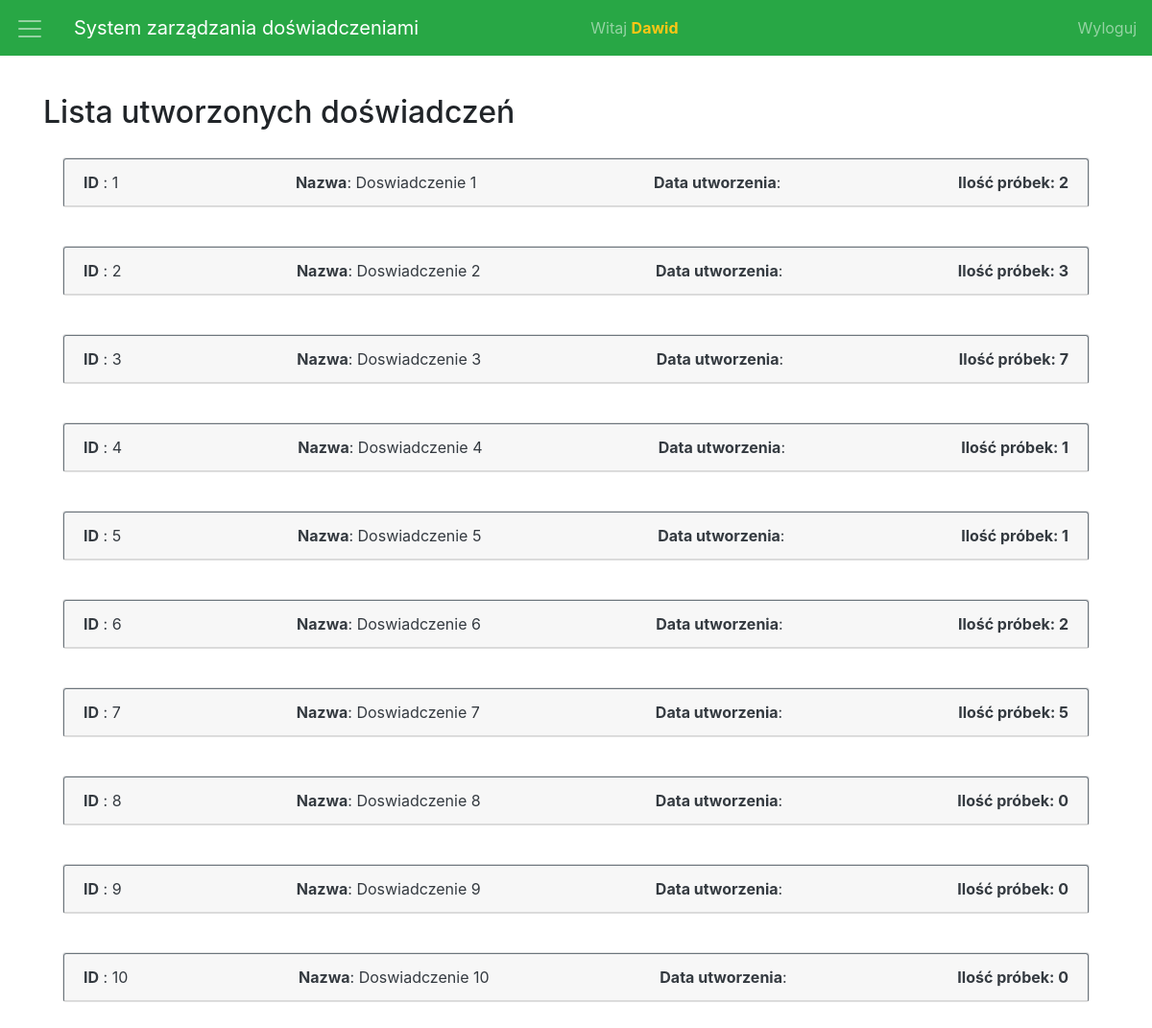
Page /laborant_experiments.php (signed in) on the committed database.
### tables this page shows
CREATE TABLE experiments (
    experiment_id INT AUTO_INCREMENT NOT NULL PRIMARY KEY,
    experiment_name VARCHAR(100) NOT NULL,
    area_id INT NOT NULL,
    plant_id INT NOT NULL,
    fertilizer_id INT NOT NULL,
    is_done BOOL,
    create_date TIMESTAMP
);

### laborant_experiments.php (the view, shortened to what this page needs)
<!DOCTYPE html>
<html lang="pl">
<head>
    <link rel="stylesheet" href="https://maxcdn.bootstrapcdn.com/bootstrap/4.0.0-beta.2/css/bootstrap.min.css">
</head>
<body>
    <div class="container-fluid" id="main">
        <nav class="row justify-content-center navbar navbar-dark bg-success">
            <div class="navbar-brand" id="menu">
                <span style="cursor:pointer" class="navbar-toggler-icon" onclick="openNav()"></span>
            </div>
            <a class="col navbar-brand" href="laborant_experiments.php">
                System zarządzania doświadczeniami
            </a>
            <div class="d-flex col navbar-item">
                <div class="navbar-text">
                    Witaj <strong style="color: #fcc616"><?php echo $_SESSION["name"]; ?></strong>
                </div>
            </div>
            <div class="navbar-nav">
                <a class="ml-auto my-auto nav-link" href="logout.php">
                    Wyloguj
                </a>
            </div>
        </nav>
        <div class="container">
            <div class="row justify-content-center">
                <div class="col">
                    <div class="row p-2 m-2 text-center justify-content-center">
                    </div>
                    <h2 class="header mt-3">Lista utworzonych doświadczeń</h2>
                    <?php
                    require_once "credentials.php";
                    try {
                        $conn = new mysqli($host, $db_user, $db_password, $db_name);
                        if ($conn->connect_errno != 0) {
                            throw new Exception(mysqli_connect_errno());
                        } else {
                            $conn->set_charset("utf8");
                            $query =
                            "SELECT experiment_id, experiment_name, plant_name, fertilizer_name, is_done, create_date
                            FROM experiments AS e INNER JOIN plants AS p ON e.plant_id = p.plant_id
                            INNER JOIN fertilizers AS f ON e.fertilizer_id = f.fertilizer_id
                            ORDER BY experiment_id";
                            $result = $conn->query($query);
                            $number_of_experiments = $result->num_rows;
                            if ($number_of_experiments > 0) {
                                while ($row = $result->fetch_assoc()) {
                                    $experiments_query = "SELECT count(sample_id) AS count FROM samples where experiment_id = " . $row['experiment_id'];
                                    $experiments = $conn->query($experiments_query);
                                    $experiments = $experiments->fetch_assoc();
                                    echo '
                                    <div class="card-body">
                                        <div id="accordion' . $row['experiment_id'] . '" role="tablist">
                                            <div class="card">
                                                <div class="btn btn-outline-secondary card-header text-dark d-flex justify-content-between" role="tab" id="experiment_' . $row['experiment_id'] . '" type="button" data-toggle="collapse" data-target="#sample_' . $row['experiment_id'] . '" aria-expanded="false" aria-controls="sample_' . $row['experiment_id'] . '">
                                                    <span><strong>ID</strong> : ' . $row['experiment_id'] . ' </span>
                                                    <span><strong>Nazwa</strong>: ' . $row['experiment_name'] . ' </span>
                                                    <span><strong>Data utworzenia</strong>: ' . $row['create_date'] . ' </span>
                                                    <span><strong>Ilość próbek: ' . $experiments['count'] . '</strong></span>
                                            </div>
                                            <div id="sample_' . $row['experiment_id'] . '" class="collapse" role="tabpanel" aria-labelledby="experiment_' . $row['experiment_id'] . '" data-parent="#accordion' . $row['experiment_id'] . '">
                                                <div class="card-body">
                                                    <h4>Lista probek (<strong>Roślina</strong>: ' . $row['plant_name'] . ' <strong>Nawóz</strong>: ' . $row['fertilizer_name'] . ')</h4>
                                                    <table class="table table-striped table-hover">
                                                        <tbody>';
                                    echo '
                                                </tr>
                                            </form>
                                        </tbody>
                                    </table>
                                    <div class="d-flex flex-row-reverse">';
                                    echo '
                                                        </div>
                                                    </div>
                                                </div>
                                            </div>
                                        </div>
                                    </div>';
                                }
                            } else {
                                echo '<div>Brak doświadczeń</div>';
                            }
                        }
                    } catch (Exception $e) {
                        echo '<p class="red">Błąd serwera!</p>';
                        echo '<br><p>Informacja: ' . $e . '</p>';
                    }
                    ?>
                </div>
            </div>
        </div>
    </div>
</body>
</html>

### laborant_experiments.php (style rules this page uses)
body { transition: background-color .5s; margin-bottom: 50px; }
#main { transition: margin-left .5s; }

### rows in the picture
experiments: experiment_id "1", experiment_name "Doswiadczenie 1", count "2"
experiments: experiment_id "2", experiment_name "Doswiadczenie 2", count "3"
experiments: experiment_id "3", experiment_name "Doswiadczenie 3", count "7"
experiments: experiment_id "4", experiment_name "Doswiadczenie 4", count "1"
experiments: experiment_id "5", experiment_name "Doswiadczenie 5", count "1"
experiments: experiment_id "6", experiment_name "Doswiadczenie 6", count "2"
experiments: experiment_id "7", experiment_name "Doswiadczenie 7", count "5"
experiments: experiment_id "8", experiment_name "Doswiadczenie 8", count "0"
experiments: experiment_id "9", experiment_name "Doswiadczenie 9", count "0"
experiments: experiment_id "10", experiment_name "Doswiadczenie 10", count "0"

### other values in the picture
$_SESSION["name"] "Dawid"
